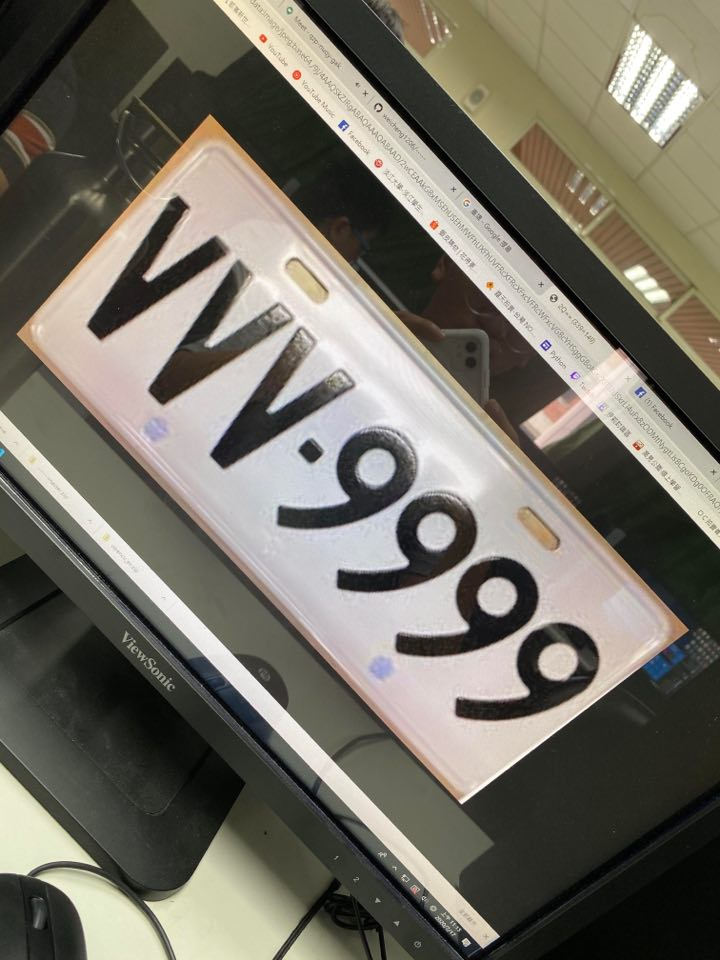
#> input picture VVV-9999.jpg, 720 x 960 px
$ python 0717-1.py
#> lines starting #> are read from the running program, lines starting #| are printed output that depends on the picture; after the words box and inside, x2 and y2 are one past the last pixel; in counts of white or black regions, pixels touching at a corner belong together
import cv2
import numpy as np
import matplotlib.pylab as plt

img = cv2.imread('VVV-9999.jpg')
#> img is the input picture: shape (960, 720, 3); mean B, G, R 100.9, 111.4, 115.2
rows, cols, ch = img.shape
#> rows = 960; cols = 720; ch = 3

# 设置标记点和目标点
markpoint = [[210, 113], [688, 629], [16, 333], [460, 805]]
dstpoint = [[ 0, 0], [352, 0], [0, 500], [352, 500]]

# 强调标记点
for i in markpoint:
    cv2.circle(img, tuple(i), 10, (0, 255, 0), -1)
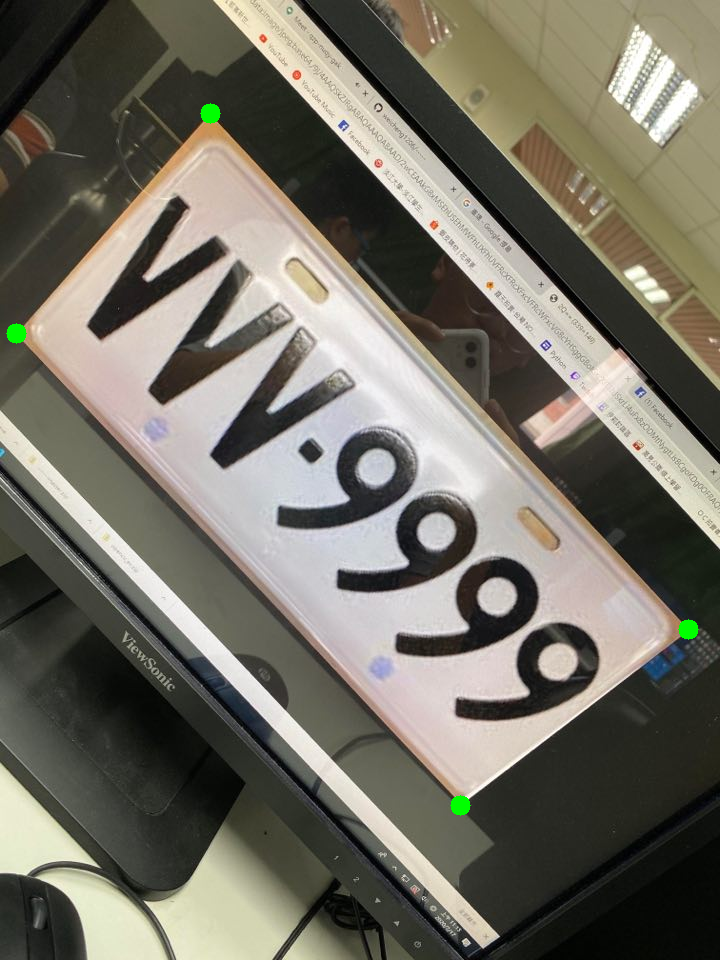
#> img: shape (960, 720, 3); 0.18% of pixels changed, all inside (x1, y1, x2, y2) = (6, 103, 699, 816)

# 转换点的格式
pts1 = np.float32(markpoint)
pts2 = np.float32(dstpoint)

# 生成透视矩阵
M = cv2.getPerspectiveTransform(pts1, pts2)
#> M = [[0.376, 0.331, -116.4], [-1.17, 1.09, 123.7], [0.000183, -0.000205, 1]]

# 转换
dst = cv2.warpPerspective(img, M, (352, 500))
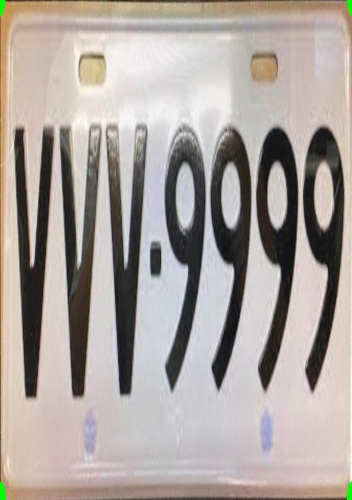
#> dst: shape (500, 352, 3); mean B, G, R 158.4, 163.5, 171.8

plt.subplot(121), plt.imshow(img), plt.title('Input')
plt.subplot(122), plt.imshow(dst), plt.title('Output')
plt.show()
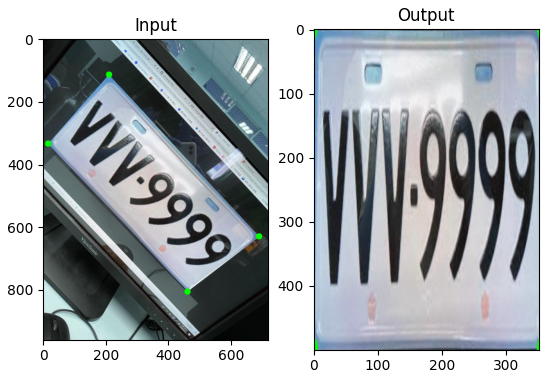
#> figure drawn by matplotlib, 2 panels; B, G, R data is drawn as R, G, B
